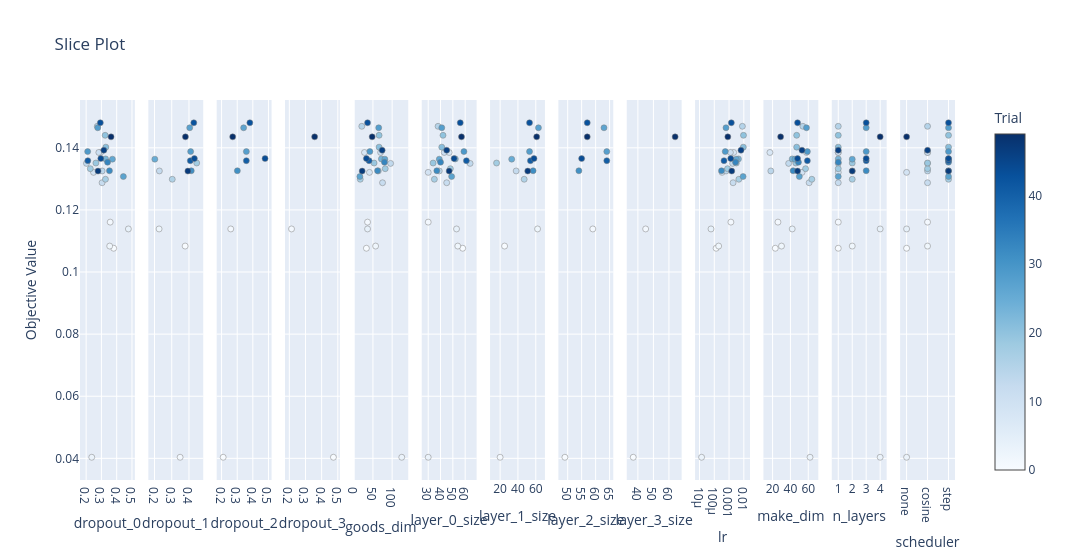

This figure's notebook cell:
### Code cell
plot_slice(study)

### Figure 1 — Plotly figure (JSON) as saved in the notebook; plotly's stock layout.template omitted (floating-point values rounded to 4 significant figures)
{"data": [{"marker": {"color": [0, 1, 2, 3, 4, 8, 9, 11, 12, 13, 14, 15, 17, 18, 19, 20, 21, 23, 26, 27, 28, 29, 32, 33, 41, 43, 44, 46, 47, 49], "colorbar": {"title": {"text": "Trial"}, "x": 1, "xpad": 40}, "colorscale": [[0, "rgb(247,251,255)"], [0.125, "rgb(222,235,247)"], [0.25, "rgb(198,219,239)"], [0.375, "rgb(158,202,225)"], [0.5, "rgb(107,174,214)"], [0.625, "rgb(66,146,198)"], [0.75, "rgb(33,113,181)"], [0.875, "rgb(8,81,156)"], [1, "rgb(8,48,107)"]], "line": {"color": "Grey", "width": 0.5}, "showscale": true}, "mode": "markers", "name": "Feasible Trial", "showlegend": false, "type": "scatter", "x": [0.3803, 0.3574, 0.3543, 0.2366, 0.4766, 0.2943, 0.2484, 0.2829, 0.3043, 0.2022, 0.3045, 0.2729, 0.3264, 0.2271, 0.2637, 0.3245, 0.3288, 0.3275, 0.3719, 0.4437, 0.2758, 0.2098, 0.3526, 0.3402, 0.2109, 0.2928, 0.296, 0.316, 0.2777, 0.363], "xaxis": "x", "y": [0.1077, 0.1161, 0.1084, 0.04035, 0.1139, 0.1385, 0.1321, 0.1385, 0.1287, 0.135, 0.1325, 0.1469, 0.1299, 0.1333, 0.1351, 0.144, 0.1402, 0.1364, 0.1363, 0.1307, 0.1464, 0.1388, 0.1326, 0.1353, 0.1358, 0.1481, 0.1365, 0.1392, 0.1325, 0.1435], "yaxis": "y"}, {"marker": {"color": [2, 3, 4, 14, 17, 19, 26, 28, 29, 32, 41, 43, 44, 47, 49], "colorbar": {"title": {"text": "Trial"}, "x": 1, "xpad": 40}, "colorscale": [[0, "rgb(247,251,255)"], [0.125, "rgb(222,235,247)"], [0.25, "rgb(198,219,239)"], [0.375, "rgb(158,202,225)"], [0.5, "rgb(107,174,214)"], [0.625, "rgb(66,146,198)"], [0.75, "rgb(33,113,181)"], [0.875, "rgb(8,81,156)"], [1, "rgb(8,48,107)"]], "line": {"color": "Grey", "width": 0.5}, "showscale": false}, "mode": "markers", "name": "Feasible Trial", "showlegend": false, "type": "scatter", "x": [0.3777, 0.3486, 0.2265, 0.2283, 0.3029, 0.445, 0.2019, 0.4043, 0.4097, 0.4132, 0.4077, 0.4279, 0.4313, 0.3936, 0.3794], "xaxis": "x2", "y": [0.1084, 0.04035, 0.1139, 0.1325, 0.1299, 0.1351, 0.1363, 0.1464, 0.1388, 0.1326, 0.1358, 0.1481, 0.1365, 0.1325, 0.1435], "yaxis": "y2"}, {"marker": {"color": [3, 4, 28, 29, 32, 41, 43, 44, 49], "colorbar": {"title": {"text": "Trial"}, "x": 1, "xpad": 40}, "colorscale": [[0, "rgb(247,251,255)"], [0.125, "rgb(222,235,247)"], [0.25, "rgb(198,219,239)"], [0.375, "rgb(158,202,225)"], [0.5, "rgb(107,174,214)"], [0.625, "rgb(66,146,198)"], [0.75, "rgb(33,113,181)"], [0.875, "rgb(8,81,156)"], [1, "rgb(8,48,107)"]], "line": {"color": "Grey", "width": 0.5}, "showscale": false}, "mode": "markers", "name": "Feasible Trial", "showlegend": false, "type": "scatter", "x": [0.2103, 0.2588, 0.3411, 0.3586, 0.3009, 0.3584, 0.3809, 0.4783, 0.2712], "xaxis": "x3", "y": [0.04035, 0.1139, 0.1464, 0.1388, 0.1326, 0.1358, 0.1481, 0.1365, 0.1435], "yaxis": "y3"}, {"marker": {"color": [3, 4, 49], "colorbar": {"title": {"text": "Trial"}, "x": 1, "xpad": 40}, "colorscale": [[0, "rgb(247,251,255)"], [0.125, "rgb(222,235,247)"], [0.25, "rgb(198,219,239)"], [0.375, "rgb(158,202,225)"], [0.5, "rgb(107,174,214)"], [0.625, "rgb(66,146,198)"], [0.75, "rgb(33,113,181)"], [0.875, "rgb(8,81,156)"], [1, "rgb(8,48,107)"]], "line": {"color": "Grey", "width": 0.5}, "showscale": false}, "mode": "markers", "name": "Feasible Trial", "showlegend": false, "type": "scatter", "x": [0.4728, 0.2136, 0.3565], "xaxis": "x4", "y": [0.04035, 0.1139, 0.1435], "yaxis": "y4"}, {"marker": {"color": [0, 1, 2, 3, 4, 8, 9, 11, 12, 13, 14, 15, 17, 18, 19, 20, 21, 23, 26, 27, 28, 29, 32, 33, 41, 43, 44, 46, 47, 49], "colorbar": {"title": {"text": "Trial"}, "x": 1, "xpad": 40}, "colorscale": [[0, "rgb(247,251,255)"], [0.125, "rgb(222,235,247)"], [0.25, "rgb(198,219,239)"], [0.375, "rgb(158,202,225)"], [0.5, "rgb(107,174,214)"], [0.625, "rgb(66,146,198)"], [0.75, "rgb(33,113,181)"], [0.875, "rgb(8,81,156)"], [1, "rgb(8,48,107)"]], "line": {"color": "Grey", "width": 0.5}, "showscale": false}, "mode": "markers", "name": "Feasible Trial", "showlegend": false, "type": "scatter", "x": [33, 36, 57, 125, 36, 28, 41, 70, 75, 96, 64, 21, 17, 82, 53, 66, 66, 72, 81, 16, 65, 42, 62, 80, 40, 36, 33, 74, 22, 48], "xaxis": "x5", "y": [0.1077, 0.1161, 0.1084, 0.04035, 0.1139, 0.1385, 0.1321, 0.1385, 0.1287, 0.135, 0.1325, 0.1469, 0.1299, 0.1333, 0.1351, 0.144, 0.1402, 0.1364, 0.1363, 0.1307, 0.1464, 0.1388, 0.1326, 0.1353, 0.1358, 0.1481, 0.1365, 0.1392, 0.1325, 0.1435], "yaxis": "y5"}, {"marker": {"color": [0, 1, 2, 3, 4, 8, 9, 11, 12, 13, 14, 15, 17, 18, 19, 20, 21, 23, 26, 27, 28, 29, 32, 33, 41, 43, 44, 46, 47, 49], "colorbar": {"title": {"text": "Trial"}, "x": 1, "xpad": 40}, "colorscale": [[0, "rgb(247,251,255)"], [0.125, "rgb(222,235,247)"], [0.25, "rgb(198,219,239)"], [0.375, "rgb(158,202,225)"], [0.5, "rgb(107,174,214)"], [0.625, "rgb(66,146,198)"], [0.75, "rgb(33,113,181)"], [0.875, "rgb(8,81,156)"], [1, "rgb(8,48,107)"]], "line": {"color": "Grey", "width": 0.5}, "showscale": false}, "mode": "markers", "name": "Feasible Trial", "showlegend": false, "type": "scatter", "x": [58, 30, 54, 30, 53, 47, 30, 43, 45, 64, 39, 38, 35, 48, 34, 42, 41, 52, 39, 49, 41, 59, 37, 40, 61, 56, 51, 45, 47, 57], "xaxis": "x6", "y": [0.1077, 0.1161, 0.1084, 0.04035, 0.1139, 0.1385, 0.1321, 0.1385, 0.1287, 0.135, 0.1325, 0.1469, 0.1299, 0.1333, 0.1351, 0.144, 0.1402, 0.1364, 0.1363, 0.1307, 0.1464, 0.1388, 0.1326, 0.1353, 0.1358, 0.1481, 0.1365, 0.1392, 0.1325, 0.1435], "yaxis": "y6"}, {"marker": {"color": [2, 3, 4, 14, 17, 19, 26, 28, 29, 32, 41, 43, 44, 47, 49], "colorbar": {"title": {"text": "Trial"}, "x": 1, "xpad": 40}, "colorscale": [[0, "rgb(247,251,255)"], [0.125, "rgb(222,235,247)"], [0.25, "rgb(198,219,239)"], [0.375, "rgb(158,202,225)"], [0.5, "rgb(107,174,214)"], [0.625, "rgb(66,146,198)"], [0.75, "rgb(33,113,181)"], [0.875, "rgb(8,81,156)"], [1, "rgb(8,48,107)"]], "line": {"color": "Grey", "width": 0.5}, "showscale": false}, "mode": "markers", "name": "Feasible Trial", "showlegend": false, "type": "scatter", "x": [25, 20, 62, 38, 47, 16, 33, 63, 53, 57, 54, 53, 58, 51, 61], "xaxis": "x7", "y": [0.1084, 0.04035, 0.1139, 0.1325, 0.1299, 0.1351, 0.1363, 0.1464, 0.1388, 0.1326, 0.1358, 0.1481, 0.1365, 0.1325, 0.1435], "yaxis": "y7"}, {"marker": {"color": [3, 4, 28, 29, 32, 41, 43, 44, 49], "colorbar": {"title": {"text": "Trial"}, "x": 1, "xpad": 40}, "colorscale": [[0, "rgb(247,251,255)"], [0.125, "rgb(222,235,247)"], [0.25, "rgb(198,219,239)"], [0.375, "rgb(158,202,225)"], [0.5, "rgb(107,174,214)"], [0.625, "rgb(66,146,198)"], [0.75, "rgb(33,113,181)"], [0.875, "rgb(8,81,156)"], [1, "rgb(8,48,107)"]], "line": {"color": "Grey", "width": 0.5}, "showscale": false}, "mode": "markers", "name": "Feasible Trial", "showlegend": false, "type": "scatter", "x": [49, 59, 63, 64, 54, 64, 57, 55, 57], "xaxis": "x8", "y": [0.04035, 0.1139, 0.1464, 0.1388, 0.1326, 0.1358, 0.1481, 0.1365, 0.1435], "yaxis": "y8"}, {"marker": {"color": [3, 4, 49], "colorbar": {"title": {"text": "Trial"}, "x": 1, "xpad": 40}, "colorscale": [[0, "rgb(247,251,255)"], [0.125, "rgb(222,235,247)"], [0.25, "rgb(198,219,239)"], [0.375, "rgb(158,202,225)"], [0.5, "rgb(107,174,214)"], [0.625, "rgb(66,146,198)"], [0.75, "rgb(33,113,181)"], [0.875, "rgb(8,81,156)"], [1, "rgb(8,48,107)"]], "line": {"color": "Grey", "width": 0.5}, "showscale": false}, "mode": "markers", "name": "Feasible Trial", "showlegend": false, "type": "scatter", "x": [37, 45, 64], "xaxis": "x9", "y": [0.04035, 0.1139, 0.1435], "yaxis": "y9"}, {"marker": {"color": [0, 1, 2, 3, 4, 8, 9, 11, 12, 13, 14, 15, 17, 18, 19, 20, 21, 23, 26, 27, 28, 29, 32, 33, 41, 43, 44, 46, 47, 49], "colorbar": {"title": {"text": "Trial"}, "x": 1, "xpad": 40}, "colorscale": [[0, "rgb(247,251,255)"], [0.125, "rgb(222,235,247)"], [0.25, "rgb(198,219,239)"], [0.375, "rgb(158,202,225)"], [0.5, "rgb(107,174,214)"], [0.625, "rgb(66,146,198)"], [0.75, "rgb(33,113,181)"], [0.875, "rgb(8,81,156)"], [1, "rgb(8,48,107)"]], "line": {"color": "Grey", "width": 0.5}, "showscale": false}, "mode": "markers", "name": "Feasible Trial", "showlegend": false, "type": "scatter", "x": [0.0001329, 0.001331, 0.0001976, 1.378e-05, 5.975e-05, 0.002055, 0.0003355, 0.001234, 0.001874, 0.001742, 0.0006298, 0.008015, 0.004606, 0.0007902, 0.003108, 0.009477, 0.009254, 0.004323, 0.003064, 0.008916, 0.0006201, 0.0005516, 0.0003081, 0.002729, 0.0004553, 0.001427, 0.001305, 0.006406, 0.001524, 0.0008252], "xaxis": "x10", "y": [0.1077, 0.1161, 0.1084, 0.04035, 0.1139, 0.1385, 0.1321, 0.1385, 0.1287, 0.135, 0.1325, 0.1469, 0.1299, 0.1333, 0.1351, 0.144, 0.1402, 0.1364, 0.1363, 0.1307, 0.1464, 0.1388, 0.1326, 0.1353, 0.1358, 0.1481, 0.1365, 0.1392, 0.1325, 0.1435], "yaxis": "y10"}, {"marker": {"color": [0, 1, 2, 3, 4, 8, 9, 11, 12, 13, 14, 15, 17, 18, 19, 20, 21, 23, 26, 27, 28, 29, 32, 33, 41, 43, 44, 46, 47, 49], "colorbar": {"title": {"text": "Trial"}, "x": 1, "xpad": 40}, "colorscale": [[0, "rgb(247,251,255)"], [0.125, "rgb(222,235,247)"], [0.25, "rgb(198,219,239)"], [0.375, "rgb(158,202,225)"], [0.5, "rgb(107,174,214)"], [0.625, "rgb(66,146,198)"], [0.75, "rgb(33,113,181)"], [0.875, "rgb(8,81,156)"], [1, "rgb(8,48,107)"]], "line": {"color": "Grey", "width": 0.5}, "showscale": false}, "mode": "markers", "name": "Feasible Trial", "showlegend": false, "type": "scatter", "x": [23, 26, 30, 62, 42, 17, 53, 58, 61, 38, 18, 54, 64, 57, 46, 47, 47, 42, 45, 50, 58, 59, 43, 49, 59, 48, 48, 53, 48, 29], "xaxis": "x11", "y": [0.1077, 0.1161, 0.1084, 0.04035, 0.1139, 0.1385, 0.1321, 0.1385, 0.1287, 0.135, 0.1325, 0.1469, 0.1299, 0.1333, 0.1351, 0.144, 0.1402, 0.1364, 0.1363, 0.1307, 0.1464, 0.1388, 0.1326, 0.1353, 0.1358, 0.1481, 0.1365, 0.1392, 0.1325, 0.1435], "yaxis": "y11"}, {"marker": {"color": [0, 1, 2, 3, 4, 8, 9, 11, 12, 13, 14, 15, 17, 18, 19, 20, 21, 23, 26, 27, 28, 29, 32, 33, 41, 43, 44, 46, 47, 49], "colorbar": {"title": {"text": "Trial"}, "x": 1, "xpad": 40}, "colorscale": [[0, "rgb(247,251,255)"], [0.125, "rgb(222,235,247)"], [0.25, "rgb(198,219,239)"], [0.375, "rgb(158,202,225)"], [0.5, "rgb(107,174,214)"], [0.625, "rgb(66,146,198)"], [0.75, "rgb(33,113,181)"], [0.875, "rgb(8,81,156)"], [1, "rgb(8,48,107)"]], "line": {"color": "Grey", "width": 0.5}, "showscale": false}, "mode": "markers", "name": "Feasible Trial", "showlegend": false, "type": "scatter", "x": [1, 1, 2, 4, 4, 1, 1, 1, 1, 1, 2, 1, 2, 1, 2, 1, 1, 1, 2, 1, 3, 3, 3, 1, 3, 3, 3, 1, 2, 4], "xaxis": "x12", "y": [0.1077, 0.1161, 0.1084, 0.04035, 0.1139, 0.1385, 0.1321, 0.1385, 0.1287, 0.135, 0.1325, 0.1469, 0.1299, 0.1333, 0.1351, 0.144, 0.1402, 0.1364, 0.1363, 0.1307, 0.1464, 0.1388, 0.1326, 0.1353, 0.1358, 0.1481, 0.1365, 0.1392, 0.1325, 0.1435], "yaxis": "y12"}, {"marker": {"color": [0, 1, 2, 3, 4, 8, 9, 11, 12, 13, 14, 15, 17, 18, 19, 20, 21, 23, 26, 27, 28, 29, 32, 33, 41, 43, 44, 46, 47, 49], "colorbar": {"title": {"text": "Trial"}, "x": 1, "xpad": 40}, "colorscale": [[0, "rgb(247,251,255)"], [0.125, "rgb(222,235,247)"], [0.25, "rgb(198,219,239)"], [0.375, "rgb(158,202,225)"], [0.5, "rgb(107,174,214)"], [0.625, "rgb(66,146,198)"], [0.75, "rgb(33,113,181)"], [0.875, "rgb(8,81,156)"], [1, "rgb(8,48,107)"]], "line": {"color": "Grey", "width": 0.5}, "showscale": false}, "mode": "markers", "name": "Feasible Trial", "showlegend": false, "type": "scatter", "x": ["none", "cosine", "cosine", "none", "none", "cosine", "none", "cosine", "cosine", "cosine", "cosine", "cosine", "step", "cosine", "cosine", "step", "step", "step", "step", "step", "step", "step", "step", "step", "step", "step", "step", "cosine", "step", "none"], "xaxis": "x13", "y": [0.1077, 0.1161, 0.1084, 0.04035, 0.1139, 0.1385, 0.1321, 0.1385, 0.1287, 0.135, 0.1325, 0.1469, 0.1299, 0.1333, 0.1351, 0.144, 0.1402, 0.1364, 0.1363, 0.1307, 0.1464, 0.1388, 0.1326, 0.1353, 0.1358, 0.1481, 0.1365, 0.1392, 0.1325, 0.1435], "yaxis": "y13"}], "layout": {"title": {"text": "Slice Plot"}, "width": 3900, "xaxis": {"anchor": "y", "domain": [0, 0.06272], "title": {"text": "dropout_0"}}, "xaxis10": {"anchor": "y10", "domain": [0.703, 0.7657], "title": {"text": "lr"}, "type": "log"}, "xaxis11": {"anchor": "y11", "domain": [0.7811, 0.8438], "title": {"text": "make_dim"}}, "xaxis12": {"anchor": "y12", "domain": [0.8592, 0.9219], "title": {"text": "n_layers"}}, "xaxis13": {"anchor": "y13", "categoryarray": ["none", "cosine", "step"], "categoryorder": "array", "domain": [0.9373, 1.0], "title": {"text": "scheduler"}, "type": "category"}, "xaxis2": {"anchor": "y2", "domain": [0.07811, 0.1408], "title": {"text": "dropout_1"}}, "xaxis3": {"anchor": "y3", "domain": [0.1562, 0.2189], "title": {"text": "dropout_2"}}, "xaxis4": {"anchor": "y4", "domain": [0.2343, 0.297], "title": {"text": "dropout_3"}}, "xaxis5": {"anchor": "y5", "domain": [0.3124, 0.3751], "title": {"text": "goods_dim"}}, "xaxis6": {"anchor": "y6", "domain": [0.3905, 0.4533], "title": {"text": "layer_0_size"}}, "xaxis7": {"anchor": "y7", "domain": [0.4686, 0.5314], "title": {"text": "layer_1_size"}}, "xaxis8": {"anchor": "y8", "domain": [0.5467, 0.6095], "title": {"text": "layer_2_size"}}, "xaxis9": {"anchor": "y9", "domain": [0.6249, 0.6876], "title": {"text": "layer_3_size"}}, "yaxis": {"anchor": "x", "domain": [0, 1], "title": {"text": "Objective Value"}}, "yaxis10": {"anchor": "x10", "domain": [0, 1], "matches": "y", "showticklabels": false}, "yaxis11": {"anchor": "x11", "domain": [0, 1], "matches": "y", "showticklabels": false}, "yaxis12": {"anchor": "x12", "domain": [0, 1], "matches": "y", "showticklabels": false}, "yaxis13": {"anchor": "x13", "domain": [0, 1], "matches": "y", "showticklabels": false}, "yaxis2": {"anchor": "x2", "domain": [0, 1], "matches": "y", "showticklabels": false}, "yaxis3": {"anchor": "x3", "domain": [0, 1], "matches": "y", "showticklabels": false}, "yaxis4": {"anchor": "x4", "domain": [0, 1], "matches": "y", "showticklabels": false}, "yaxis5": {"anchor": "x5", "domain": [0, 1], "matches": "y", "showticklabels": false}, "yaxis6": {"anchor": "x6", "domain": [0, 1], "matches": "y", "showticklabels": false}, "yaxis7": {"anchor": "x7", "domain": [0, 1], "matches": "y", "showticklabels": false}, "yaxis8": {"anchor": "x8", "domain": [0, 1], "matches": "y", "showticklabels": false}, "yaxis9": {"anchor": "x9", "domain": [0, 1], "matches": "y", "showticklabels": false}}}
